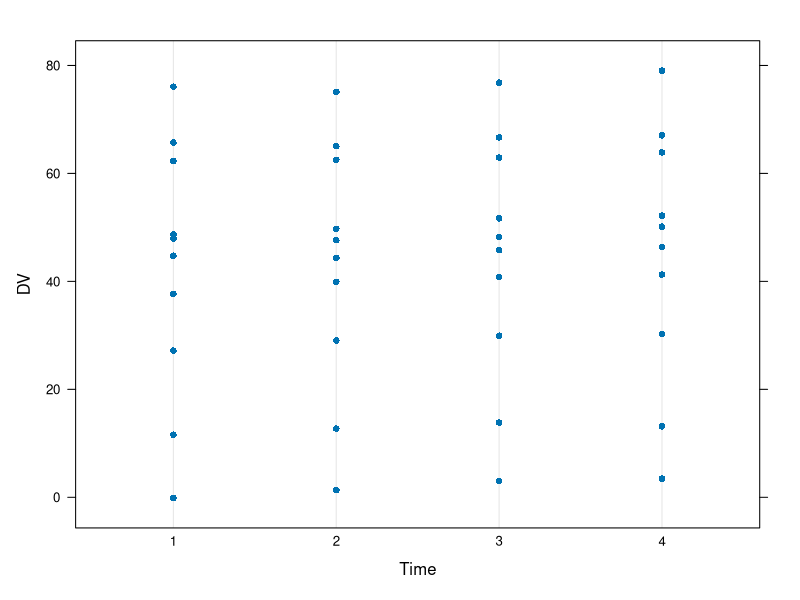
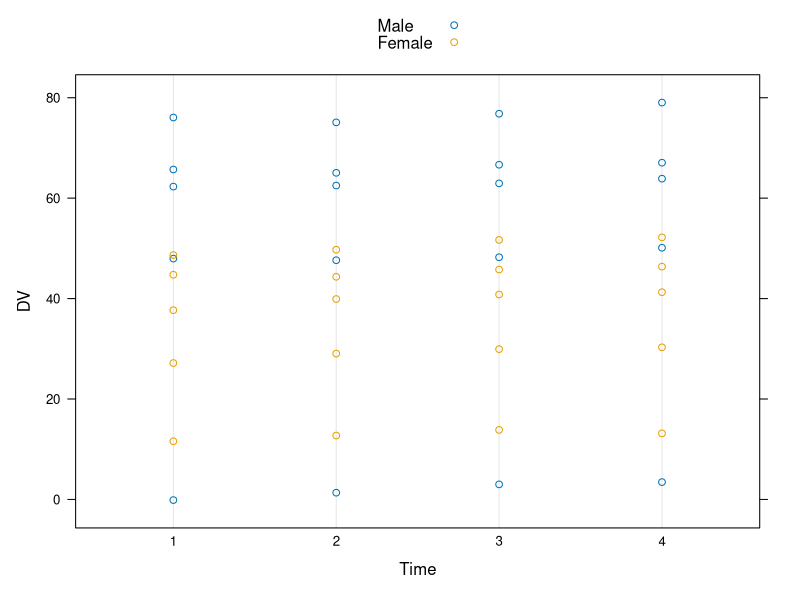
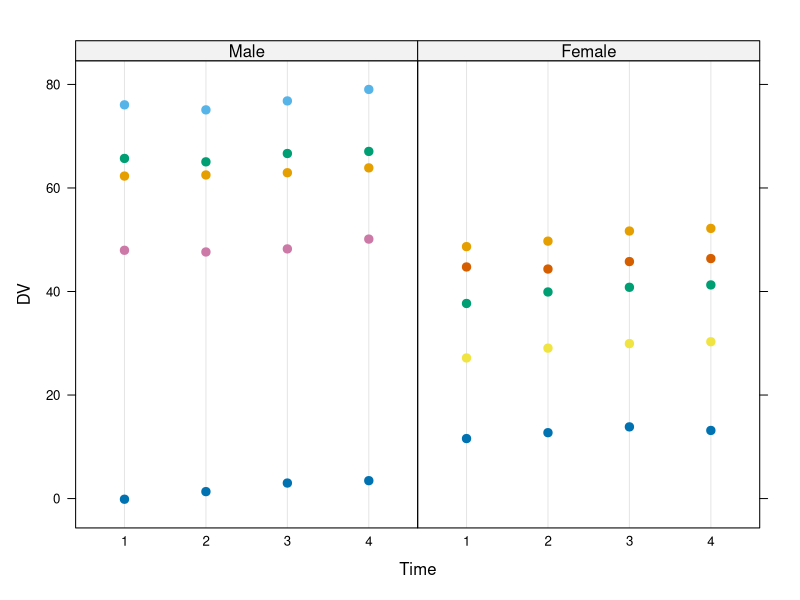

Generate these figures, in order, with R: (Note: this script raises an error after producing the figures.)
#Introduction to R by Michael Clark

##importing & working w/ data

###creation of data
x = sample(c("jane", "elizabeth", "darcy", "bingley"), 5, replace = T, prob = c(.3, .2, .2, .3))
x2 = rbinom(5, 1, .5)
x3 = rnorm(50, mean = 50, sd = 10)

####from correlation matrix
cormat = matrix(c(1, .5, .5, 1), nrow = 2)
library(MASS)
xydata = mvrnorm(40, mu = c(0, 0), Sigma = cormat, empirical = T)
head(xydata)
cor(xydata)

####w/ factor variables
mydata <- expand.grid(time = factor(1:4), subject = factor(1:10))
mydata$gender <- factor(rep(0:1, each = 4), labels = c("Male", "Female"))
mydata$y <- as.numeric(mydata$time) +
  rep(rnorm(10, 50, 20), e = 4) +
  rnorm(mydata$time, 0, 1)
library(lattice)
dotplot(y~time, data = mydata, xlab = "Time", ylab = "DV")
dotplot(y~time, data = mydata, groups = gender, xlab = "Time", ylab = "DV",
        key = simpleKey(levels(mydata$gender)))
dotplot(y~time|gender, data = mydata, groups = subject, xlab = "Time", ylab = "DV",
        pch = 19, cex = 1)

###working w/ data
state2 <- data.frame(state.x77)
str(state2)
head(state2, 10)

####merging & reshaping
mydat <- data.frame(id = factor(1:12), group = factor(rep(1:2, e = 3)))
x = rnorm(12)
y = sample(70:100, 12)
x2 = rnorm(12)

mydat$grade = y
df <- data.frame(id = mydat$id, y)
mydat2 <- merge(mydat, df, by = 'id', sort = F)
mydat3 <- cbind(mydat, x)

df <- data.frame(id = factor(13:24), group = factor(rep(1:2, e = 3)), grade = sample(y))
mydat2 <- rbind(myudat, df)

mydat <- data.frame(id = factor(rep(1:6, e = 2)), time = factor(rep(1:2, 6)), y)
mydat2 <- reshape(mydat, v.name = "y", direction = "wide")
mydat2 <- reshape(mydat2, direction = "long")

##initial data analysis & graphics

###initial data analysis: numeric
table(state.region)
cor(state2)

library(psych)
describe(state2)
describeBy(state2$Frost, state.region)

###initial data analysis: graphics
hist(state2$Illiteracy)
barplot(table(state.region), col = c("lightblue", "mistyrose", "papayawhip", "lavender"))
plot(state2$Illiteracy ~ state2$Population)
stripchart(state2$Illiteracy ~ state.region, data = state2, col = rainbow(4), method = "jitter")

##the basic modeling approach

mod1 = lm(Life.Exp ~ Income, data = state2)
summary(mod1)

mod2 = update(mod1, ~. + Frost + HS.Grad)
summary(mod2)

mod3 = update(mod2, ~. - Frost)
summary(mod3)

anova(mod1, mod2)
anova(mod3, mod2)

mod1$coef
coef(mod1)

confint(mod1)

plot(mod1)

##visualization of information

x <- rnorm(100)
hist(x)
boxplot(x)

hist(Cars93$MPG.highway, col = "lightblue1", main = "Distance per Ballon 1993", xlab = "Highway MPG")

par(mfrow = c(1, 2))
hist(Cars93$MPG.highway, col = "lightblue1", prob = T)
lines(density(Cars93$MPG.highway), col = "lightblue4")
boxplot(MPG.highway ~ Origin, col = "burlywood3", data = Cars93)
par(mfrow = c(1, 1))

library(car)
scatterplot(prestige ~ income | type, data = Prestige)
scatterplot(vocabulary ~ education, jitter = list(x = 1, y = 1), data = Vocab,
            col = c("green", "red", "gray80"), pch = 19)
